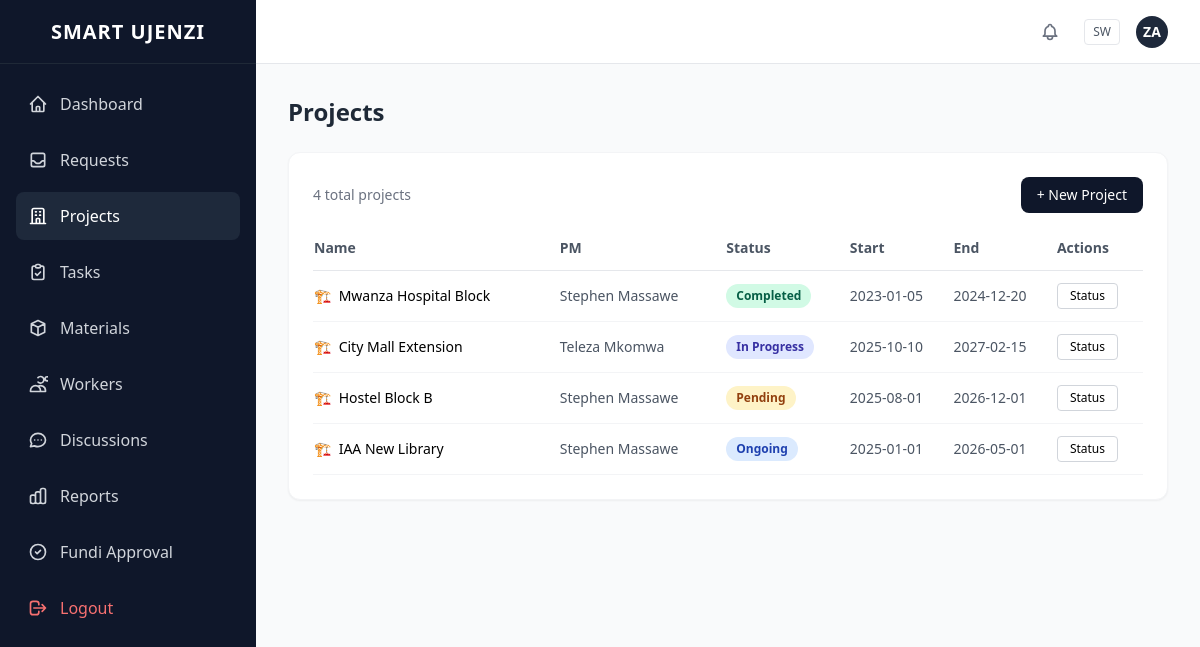
/projects.php (signed in), run on the app's committed database.
### tables this page shows
CREATE TABLE projects (
    id INT AUTO_INCREMENT PRIMARY KEY,
    name VARCHAR(255) NOT NULL,
    description TEXT,
    status VARCHAR(50) DEFAULT 'Pending',
    project_manager_id INT,
    customer_id INT,
    start_date DATE,
    end_date DATE,
    FOREIGN KEY(project_manager_id) REFERENCES users(id)
);

CREATE TABLE users (
    id INT AUTO_INCREMENT PRIMARY KEY,
    name VARCHAR(255) NOT NULL,               
    email VARCHAR(255) UNIQUE NOT NULL,        
    password VARCHAR(255) NOT NULL,            
    role VARCHAR(50) NOT NULL,                 
    location VARCHAR(255) DEFAULT '',           
    skills TEXT DEFAULT '',                       
    approved TINYINT(1) DEFAULT 1                
);

### includes/config.php (called while the page is built, shortened)
<?php
function getDB(): PDO {
    static $pdo = null;
    if ($pdo === null) {
        try {
            $dsn = DB_SOCKET && DB_USER === ''
                ? "mysql:unix_socket=" . DB_SOCKET . ";dbname=" . DB_NAME . ";charset=utf8mb4"
                : "mysql:host=" . DB_HOST . ";dbname=" . DB_NAME . ";charset=utf8mb4";
            $pdo = new PDO($dsn, DB_USER, DB_PASS, [
                PDO::ATTR_ERRMODE => PDO::ERRMODE_EXCEPTION,
                PDO::ATTR_DEFAULT_FETCH_MODE => PDO::FETCH_ASSOC,
            ]);
        } catch (PDOException $e) {
            if (APP_ENV === 'production') {
                die('Database connection failed. Please check your configuration.');
            }
            throw $e;
        }
    }
    return $pdo;
}

### includes/functions.php (called while the page is built, shortened)
<?php
require_once __DIR__ . '/config.php';
function runQuery(string $sql, array $params = []): array {
    $stmt = getDB()->prepare($sql);
    $stmt->execute($params);
    return $stmt->fetchAll();
}

### projects.php (the view, shortened to what this page needs)
<?php
require_once __DIR__ . '/includes/functions.php';
require_once __DIR__ . '/includes/header.php';
$role = $_SESSION['role'];
$userId = $_SESSION['user_id'];
if ($role === 'super_admin' || $role === 'admin') {
    $projects = runQuery("SELECT p.*, u.name as pm_name FROM projects p LEFT JOIN users u ON p.project_manager_id = u.id ORDER BY p.id DESC");
} elseif ($role === 'project_manager') {
    $projects = runQuery("SELECT p.*, u.name as pm_name FROM projects p LEFT JOIN users u ON p.project_manager_id = u.id WHERE p.project_manager_id = ? ORDER BY p.id DESC", [$userId]);
} elseif ($role === 'fundi') {
    $projects = runQuery("SELECT DISTINCT p.*, u.name as pm_name FROM projects p LEFT JOIN users u ON p.project_manager_id = u.id JOIN tasks t ON t.project_id = p.id WHERE t.fundi_id = ? ORDER BY p.id DESC", [$userId]);
} elseif ($role === 'client') {
    $projects = runQuery("SELECT p.*, u.name as pm_name FROM projects p LEFT JOIN users u ON p.project_manager_id = u.id WHERE p.customer_id = ? ORDER BY p.id DESC", [$userId]);
}
$statusColors = ['Pending' => 'badge-yellow', 'Ongoing' => 'badge-blue', 'In Progress' => 'badge-indigo', 'Completed' => 'badge-green', 'On Hold' => 'badge-red'];
$canCreate = in_array($role, ['super_admin', 'admin', 'project_manager']);
?>
<div class="bg-white rounded-xl shadow-sm border border-gray-100 p-6">
    <div class="flex justify-between items-center mb-6">
        <div>
            <p class="text-sm text-gray-500"><?= count($projects) ?> total projects</p>
        </div>
        <?php if ($canCreate): ?>
        <button onclick="openModal('create-modal')" class="px-4 py-2 bg-slate-900 text-white rounded-lg hover:bg-slate-800 transition-colors text-sm font-medium">
            + New Project
        </button>
        <?php endif; ?>
    </div>
    <div class="overflow-x-auto">
        <table class="w-full text-sm">
            <thead>
                <tr class="border-b border-gray-200 text-left">
                    <th class="pb-3 font-semibold text-gray-600">Name</th>
                    <th class="pb-3 font-semibold text-gray-600">PM</th>
                    <th class="pb-3 font-semibold text-gray-600">Status</th>
                    <th class="pb-3 font-semibold text-gray-600">Start</th>
                    <th class="pb-3 font-semibold text-gray-600">End</th>
                    <th class="pb-3 font-semibold text-gray-600">Actions</th>
                </tr>
            </thead>
            <tbody>
                <?php foreach ($projects as $p): ?>
                <tr class="border-b border-gray-100 hover:bg-gray-50">
                    <td class="py-3 font-medium">
                        <span class="text-blue-500 mr-1"><?= htmlspecialchars($p['icon'] ?? '🏗️') ?></span>
                        <?= htmlspecialchars($p['name']) ?>
                    </td>
                    <td class="py-3 text-gray-600"><?= htmlspecialchars($p['pm_name'] ?? '—') ?></td>
                    <td class="py-3">
                        <span class="badge <?= $statusColors[$p['status']] ?? 'badge-gray' ?>"><?= $p['status'] ?></span>
                    </td>
                    <td class="py-3 text-gray-600"><?= $p['start_date'] ?? '—' ?></td>
                    <td class="py-3 text-gray-600"><?= $p['end_date'] ?? '—' ?></td>
                    <td class="py-3">
                        <button onclick="openModal('status-modal-<?= $p['id'] ?>')" class="text-xs px-3 py-1 rounded border border-gray-300 hover:bg-gray-100 transition-colors">Status</button>
                    </td>
                </tr>
                <?php endforeach; ?>
            </tbody>
        </table>
    </div>
</div>
<?php require_once __DIR__ . '/includes/footer.php'; ?>

### assets/css/style.css (style rules this page uses)
.badge { display: inline-flex; align-items: center; padding: 2px 10px; border-radius: 9999px; font-size: 0.75rem; font-weight: 600; }
.badge-green { background-color: #d1fae5; color: #065f46; }
.badge-blue { background-color: #dbeafe; color: #1e40af; }
.badge-yellow { background-color: #fef3c7; color: #92400e; }
.badge-indigo { background-color: #e0e7ff; color: #3730a3; }

### data on the page
projects: icon "🏗️", name "Mwanza Hospital Block", project_manager.name "Stephen Massawe", status "Completed", start_date "2023-01-05", end_date "2024-12-20"
projects: icon "🏗️", name "City Mall Extension", project_manager.name "Teleza Mkomwa", status "In Progress", start_date "2025-10-10", end_date "2027-02-15"
projects: icon "🏗️", name "Hostel Block B", project_manager.name "Stephen Massawe", status "Pending", start_date "2025-08-01", end_date "2026-12-01"
projects: icon "🏗️", name "IAA New Library", project_manager.name "Stephen Massawe", status "Ongoing", start_date "2025-01-01", end_date "2026-05-01"

### other printed values
$item['name'] "Dashboard"
$item['name'] "Requests"
$item['name'] "Projects"
$item['name'] "Tasks"
$item['name'] "Materials"
$item['name'] "Workers"
$item['name'] "Discussions"
$item['name'] "Reports"
$item['name'] "Fundi Approval"
substr($userName, 0, 2) "ZA"
$pageTitle "Projects"
count($projects) "4"
